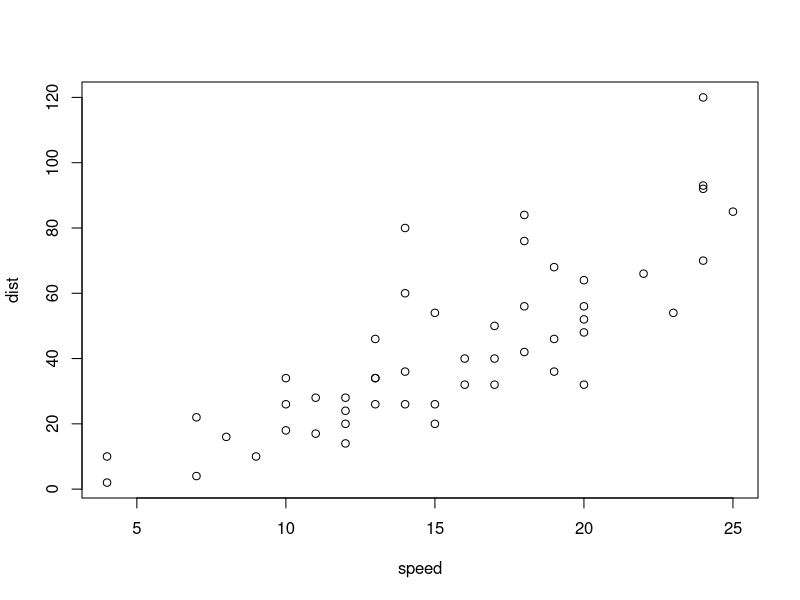
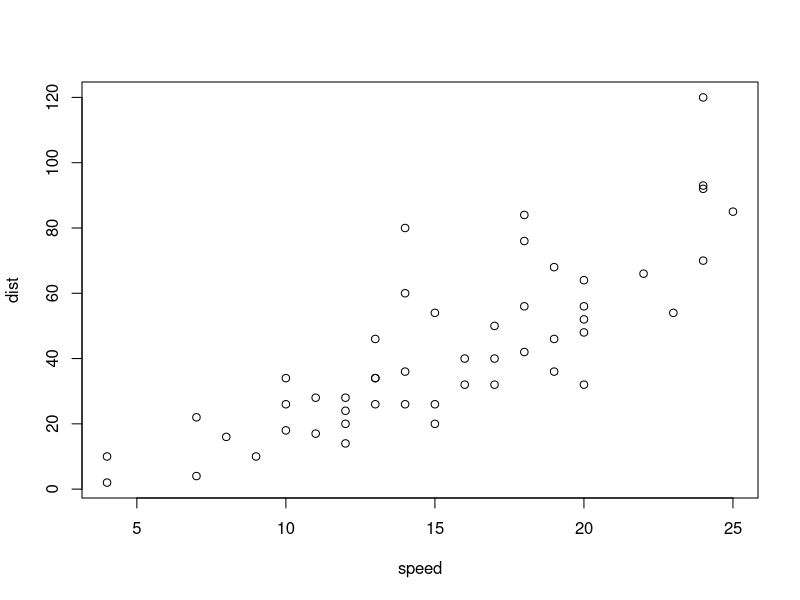
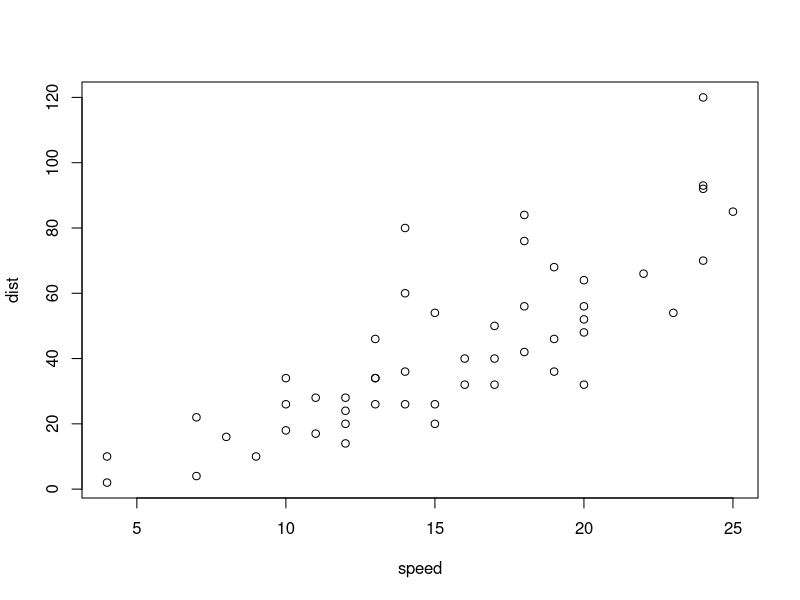
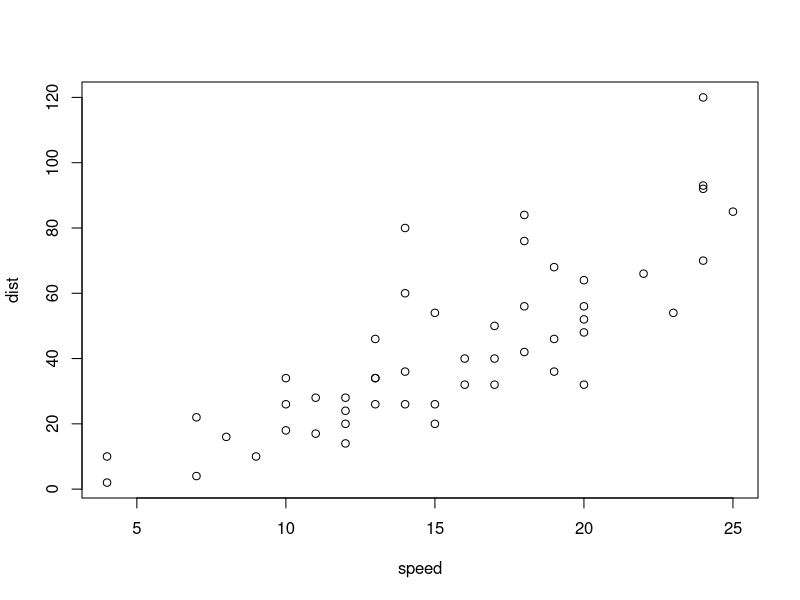
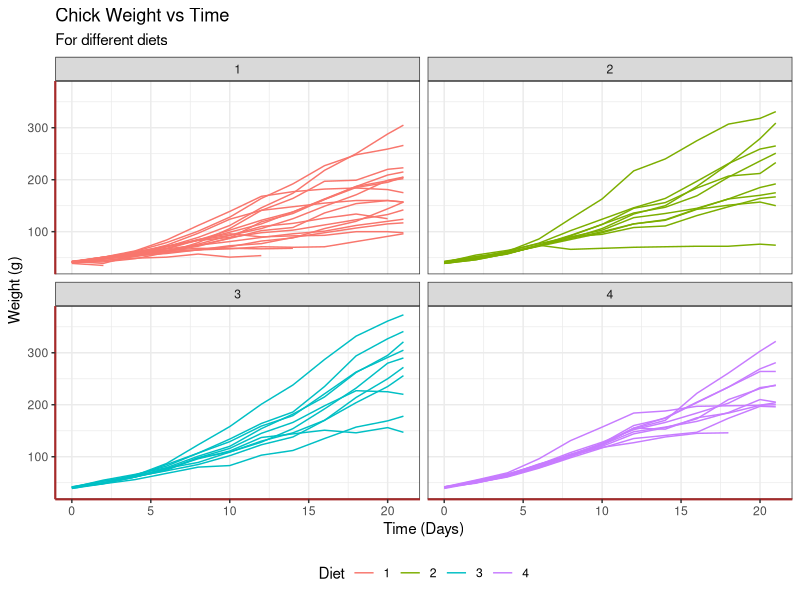

Here is the R script that generated these plots, in order:
## ---- chunk 1
summary(cars)


## ---- chunk 2
summary(cars)

## ---- chunk 3
print("This will be printed")

## ---- chunk 4
print("Good evening")

## ---- chunk 5
print("Good evening")
## ---- chunk 6
log(-1)

## ---- chunk 7
log(-1)

## ---- chunk 8
plot(cars)

## ---- chunk 9
plot(cars)

## ---- chunk 10
plot(cars)

## ---- chunk 11
plot(cars)

## ---- chunk 12
summary(ChickWeight)

## ---- chunk 13
library(ggplot2)
ggplot(ChickWeight, aes(x = Time, y = weight, group = Chick, color = Diet)) +
  geom_line() +
  facet_wrap(~ Diet) +
  labs(title = "Chick Weight vs Time",
       subtitle= "For different diets",
       x = "Time (Days)",
       y = "Weight (g)") +
  theme_bw()+
  theme(
    legend.position = "bottom",
    axis.line = element_line(linewidth = 0.75),
    axis.line.x.bottom = element_line(colour = "brown"),
    axis.line.y.left = element_line(colour = "brown"))

